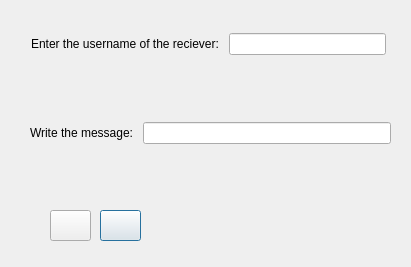
<?xml version="1.0" encoding="UTF-8"?>
<ui version="4.0">
 <class>NewMessageDialog</class>
 <widget class="QDialog" name="NewMessageDialog">
  <property name="geometry">
   <rect>
    <x>0</x>
    <y>0</y>
    <width>411</width>
    <height>267</height>
   </rect>
  </property>
  <property name="sizePolicy">
   <sizepolicy hsizetype="Fixed" vsizetype="Fixed">
    <horstretch>0</horstretch>
    <verstretch>0</verstretch>
   </sizepolicy>
  </property>
  <property name="windowTitle">
   <string>New Message</string>
  </property>
  <property name="windowIcon">
   <iconset resource="files.qrc">
    <normaloff>:/icon/images/icons8-new-message-100.png</normaloff>:/icon/images/icons8-new-message-100.png</iconset>
  </property>
  <widget class="QWidget" name="layoutWidget">
   <property name="geometry">
    <rect>
     <x>31</x>
     <y>31</y>
     <width>355</width>
     <height>26</height>
    </rect>
   </property>
   <layout class="QHBoxLayout" name="horizontalLayout">
    <item>
     <widget class="QLabel" name="label">
      <property name="text">
       <string>Enter the username of the reciever: </string>
      </property>
     </widget>
    </item>
    <item>
     <widget class="QLineEdit" name="userNameE"/>
    </item>
   </layout>
  </widget>
  <widget class="QWidget" name="layoutWidget">
   <property name="geometry">
    <rect>
     <x>30</x>
     <y>120</y>
     <width>361</width>
     <height>26</height>
    </rect>
   </property>
   <layout class="QHBoxLayout" name="horizontalLayout_2">
    <item>
     <widget class="QLabel" name="label_2">
      <property name="text">
       <string>Write the message: </string>
      </property>
     </widget>
    </item>
    <item>
     <widget class="QLineEdit" name="textE"/>
    </item>
   </layout>
  </widget>
  <widget class="QPushButton" name="sendB">
   <property name="geometry">
    <rect>
     <x>100</x>
     <y>210</y>
     <width>41</width>
     <height>31</height>
    </rect>
   </property>
   <property name="cursor">
    <cursorShape>PointingHandCursor</cursorShape>
   </property>
   <property name="focusPolicy">
    <enum>Qt::ClickFocus</enum>
   </property>
   <property name="toolTip">
    <string>Send</string>
   </property>
   <property name="text">
    <string/>
   </property>
   <property name="icon">
    <iconset resource="files.qrc">
     <normaloff>:/icon/images/icons8-telegram-app-96.png</normaloff>:/icon/images/icons8-telegram-app-96.png</iconset>
   </property>
   <property name="iconSize">
    <size>
     <width>55</width>
     <height>55</height>
    </size>
   </property>
  </widget>
  <widget class="QPushButton" name="backB">
   <property name="geometry">
    <rect>
     <x>50</x>
     <y>210</y>
     <width>41</width>
     <height>31</height>
    </rect>
   </property>
   <property name="cursor">
    <cursorShape>PointingHandCursor</cursorShape>
   </property>
   <property name="toolTip">
    <string>Back</string>
   </property>
   <property name="statusTip">
    <string>Back</string>
   </property>
   <property name="text">
    <string/>
   </property>
   <property name="icon">
    <iconset resource="files.qrc">
     <normaloff>:/icon/images/icons8-back-arrow-96.png</normaloff>:/icon/images/icons8-back-arrow-96.png</iconset>
   </property>
   <property name="iconSize">
    <size>
     <width>55</width>
     <height>55</height>
    </size>
   </property>
  </widget>
 </widget>
 <resources>
  <include location="files.qrc"/>
 </resources>
 <connections/>
</ui>
